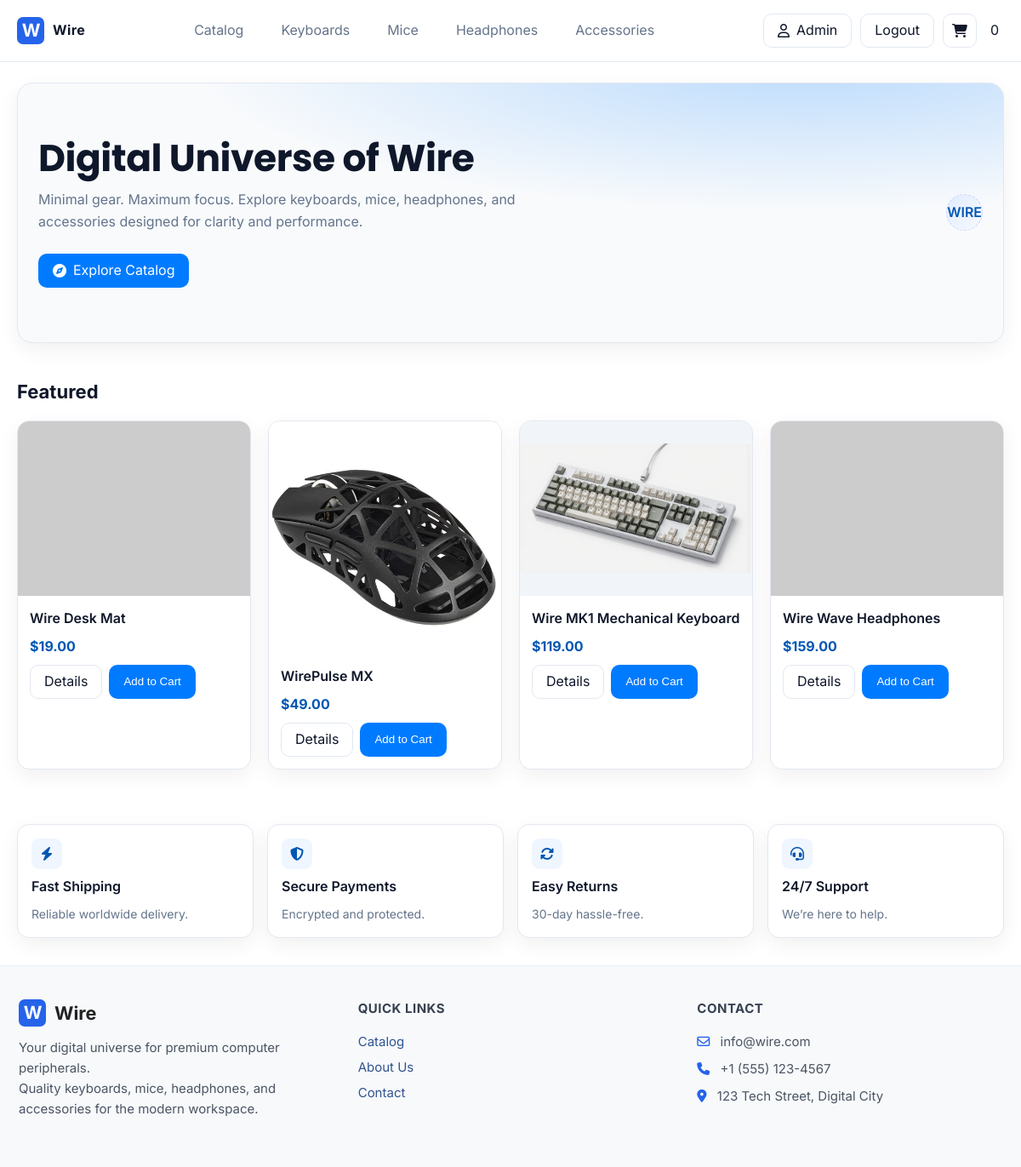
The page / (signed in) on the database its author committed.
### tables this page shows
CREATE TABLE `products` (
  `id` int(11) NOT NULL,
  `name` varchar(200) NOT NULL,
  `category` enum('keyboards','mice','headphones','accessories') NOT NULL,
  `price` decimal(10,2) NOT NULL,
  `image` varchar(500) DEFAULT '',
  `description` text DEFAULT NULL,
  `specs` text DEFAULT NULL,
  `sold` int(11) NOT NULL DEFAULT 0,
  `created_at` datetime NOT NULL
);

### includes/db.php (called while the page is built, shortened)
<?php
function e(string $s): string { return htmlspecialchars($s, ENT_QUOTES | ENT_SUBSTITUTE, 'UTF-8'); }
function base_url(string $path = ''): string {
    $scriptDir = rtrim(str_replace('\\', '/', dirname($_SERVER['SCRIPT_NAME'] ?? '/')), '/');
    if (substr($scriptDir, -6) === '/admin') {
        $base = rtrim(substr($scriptDir, 0, -6), '/');
    } else {
        $base = $scriptDir;
    }
    $path = ltrim($path, '/');
    return ($base ? $base : '') . ($path ? '/' . $path : '');
}
?>

### includes/functions.php (called while the page is built, shortened)
<?php
require_once __DIR__ . '/db.php';
function fetch_products(?string $search = null, ?string $category = null, ?string $sort = null): array {
    global $mysqli;
    $sql = 'SELECT * FROM products WHERE 1';
    $params = [];
    if ($sort === 'price_asc') $sql .= ' ORDER BY price ASC';
    elseif ($sort === 'price_desc') $sql .= ' ORDER BY price DESC';
    elseif ($sort === 'popular') $sql .= ' ORDER BY sold DESC, id DESC';
    else $sql .= ' ORDER BY id DESC';
    $stmt = $mysqli->prepare($sql);
    $stmt->execute();
    $res = $stmt->get_result();
    return $res->fetch_all(MYSQLI_ASSOC);
}
?>

### index.php (the view)
<?php require_once __DIR__ . '/includes/header.php'; ?>
<section class="banner">
  <div class="banner-inner">
    <div>
      <h1 class="headline">Digital Universe of Wire</h1>
      <p class="subhead">Minimal gear. Maximum focus. Explore keyboards, mice, headphones, and accessories designed for clarity and performance.</p>
      <a class="btn btn-primary" href="<?php echo e(base_url('catalog.php')); ?>"><i class="fa-solid fa-compass"></i> Explore Catalog</a>
    </div>
    <div class="banner-art">WIRE</div>
  </div>
</section>
<section class="section">
  <h2 class="section-title">Featured</h2>
  <div class="grid">
    <?php foreach (fetch_products(null, null, 'popular') as $i => $p): if ($i >= 8) break; ?>
      <div class="card">
        <a href="<?php echo e(base_url('product.php?id='.(int)$p['id'])); ?>" class="card-img">
          <img src="<?php echo e($p['image']); ?>" alt="<?php echo e($p['name']); ?>" onerror="this.parentElement.textContent='Image'; this.remove();">
        </a>
        <div class="card-body">
          <div style="font-weight:600;"><?php echo e($p['name']); ?></div>
          <div class="price">$<?php echo number_format((float)$p['price'], 2); ?></div>
          <div style="display:flex; gap:8px;">
            <a class="btn" href="<?php echo e(base_url('product.php?id='.(int)$p['id'])); ?>">Details</a>
            <button class="btn btn-primary" onclick="import('assets/js/main.js').then(m=>m.addToCart(<?php echo (int)$p['id']; ?>))">Add to Cart</button>
          </div>
        </div>
      </div>
    <?php endforeach; ?>
  </div>
</section>
<section class="section">
  <div class="advantages">
    <div class="adv-item">
      <div class="adv-icon"><i class="fa-solid fa-bolt"></i></div>
      <div class="adv-title">Fast Shipping</div>
      <div class="adv-text">Reliable worldwide delivery.</div>
    </div>
    <div class="adv-item">
      <div class="adv-icon"><i class="fa-solid fa-shield-halved"></i></div>
      <div class="adv-title">Secure Payments</div>
      <div class="adv-text">Encrypted and protected.</div>
    </div>
    <div class="adv-item">
      <div class="adv-icon"><i class="fa-solid fa-rotate"></i></div>
      <div class="adv-title">Easy Returns</div>
      <div class="adv-text">30-day hassle-free.</div>
    </div>
    <div class="adv-item">
      <div class="adv-icon"><i class="fa-solid fa-headset"></i></div>
      <div class="adv-title">24/7 Support</div>
      <div class="adv-text">We’re here to help.</div>
    </div>
  </div>
</section>
<?php require_once __DIR__ . '/includes/footer.php'; ?>

### assets/css/style.css (style rules this page uses)
:root { --bg: #ffffff; --text: #0f172a; --muted: #64748b; --blue: #007BFF; --blue-dark: #0056B3; --card: #ffffff; --border: #e2e8f0; --shadow: 0 8px 24px rgba(0, 0, 0, 0.06); --radius: 14px; --radius-sm: 10px; --radius-lg: 18px; }
* { box-sizing: border-box; }
html, body { height: 100%; }
body { margin: 0; font-family: Inter, system-ui, -apple-system, Segoe UI, Roboto, Arial, sans-serif; color: var(--text); background: var(--bg); line-height: 1.6; }
a { color: inherit; text-decoration: none; }
img { max-width: 100%; display: block; }
.btn, button, input[type="submit"] { display: inline-flex; align-items: center; justify-content: center; gap: 8px; height: 40px; padding: 0 16px; border-radius: var(--radius-sm); border: 1px solid var(--border); background: #fff; color: var(--text); cursor: pointer; transition: transform .06s ease, box-shadow .2s ease, background .2s ease, color .2s ease; }
.btn-primary { background: var(--blue); color: #fff; border-color: transparent; }
.banner { position: relative; overflow: hidden; border-radius: var(--radius-lg); background: radial-gradient(1200px 300px at 80% -10%, rgba(0,123,255,.25), transparent 60%), #f8fafc; border: 1px solid var(--border); box-shadow: var(--shadow); padding: 64px 24px; margin: 24px 0 8px; }
.banner-inner { display: grid; grid-template-columns: 1.15fr 0.85fr; gap: 24px; align-items: center; }
.headline { font-family: Poppins, Inter, sans-serif; font-size: 44px; line-height: 1.1; margin: 0 0 12px; letter-spacing: -0.5px; }
.subhead { color: var(--muted); margin: 0 0 24px; }
.banner-art { justify-self: end; max-width: 440px; aspect-ratio: 1/1; border-radius: 24px; background: linear-gradient(135deg, #e2ecff, #f5f9ff); border: 1px dashed #c7d2fe; display: grid; place-items: center; color: var(--blue-dark); font-weight: 600; }
.section { padding: 32px 0; }
.section-title { font-size: 22px; margin: 0 0 16px; }
.grid { display: grid; grid-template-columns: repeat(4, 1fr); gap: 20px; }
.card { border: 1px solid var(--border); border-radius: var(--radius); background: var(--card); box-shadow: var(--shadow); overflow: hidden; transition: transform .12s ease, box-shadow .2s ease; }
.card-img { aspect-ratio: 4/3; background: #f1f5f9; display: grid; place-items: center; color: var(--muted); font-weight: 600; }
.card-body { padding: 14px; display: grid; gap: 8px; }
.price { font-weight: 700; color: var(--blue-dark); }
.advantages { display: grid; grid-template-columns: repeat(4,1fr); gap: 16px; }
.adv-item { border: 1px solid var(--border); border-radius: var(--radius); padding: 16px; background: #fff; box-shadow: var(--shadow); display: grid; gap: 8px; align-content: start; }
.adv-icon { width: 36px; height: 36px; border-radius: 9px; background: #eff6ff; color: var(--blue-dark); display: grid; place-items: center; }
.adv-title { font-weight: 600; }
.adv-text { color: var(--muted); font-size: 14px; }

### includes/footer.php (style rules this page uses)
html, body { height: 100%; }
body { min-height: 100vh; display: flex; flex-direction: column; }

### rows shown on the page
products: name "Wire Desk Mat", price "19.00"
products: image (picture), name "WirePulse MX", price "49.00"
products: image (picture), name "Wire MK1 Mechanical Keyboard", price "119.00"
products: name "Wire Wave Headphones", price "159.00"

### other values the page prints
$u['name'] "Admin"
$count "0"
